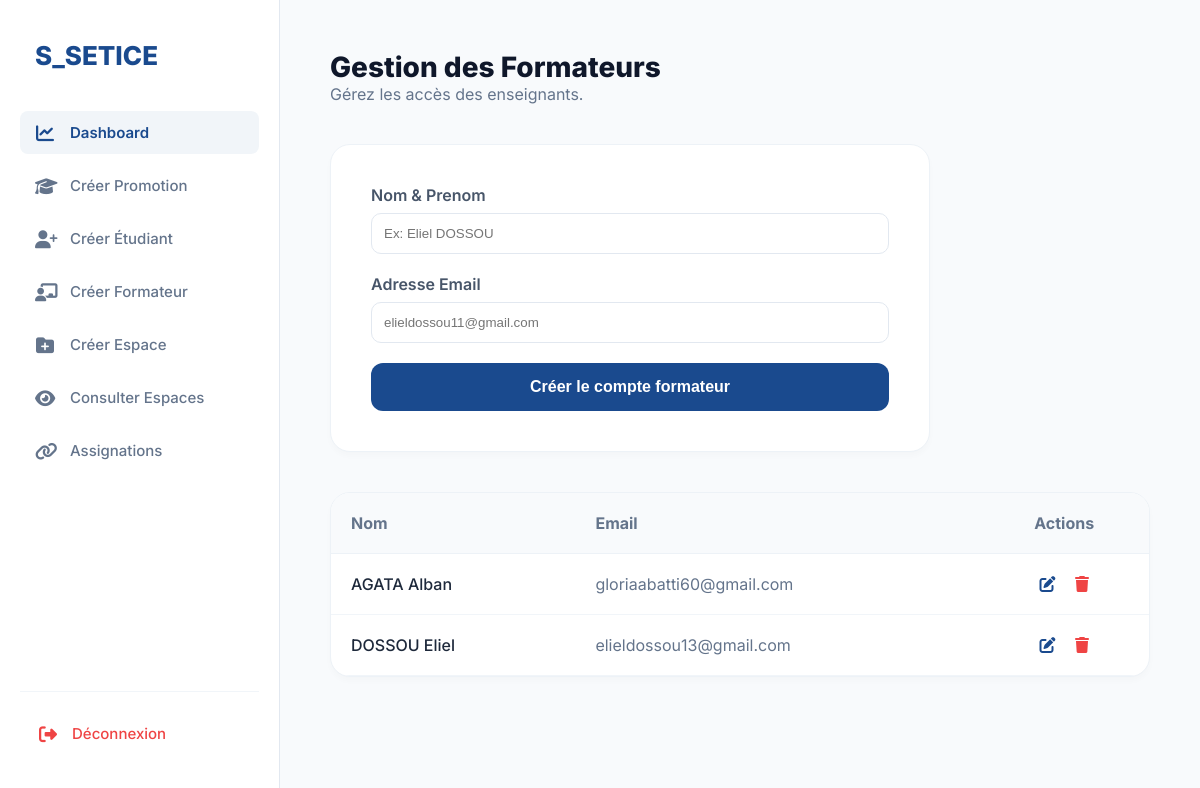
Before: /views/formateurs.php with the older database file.
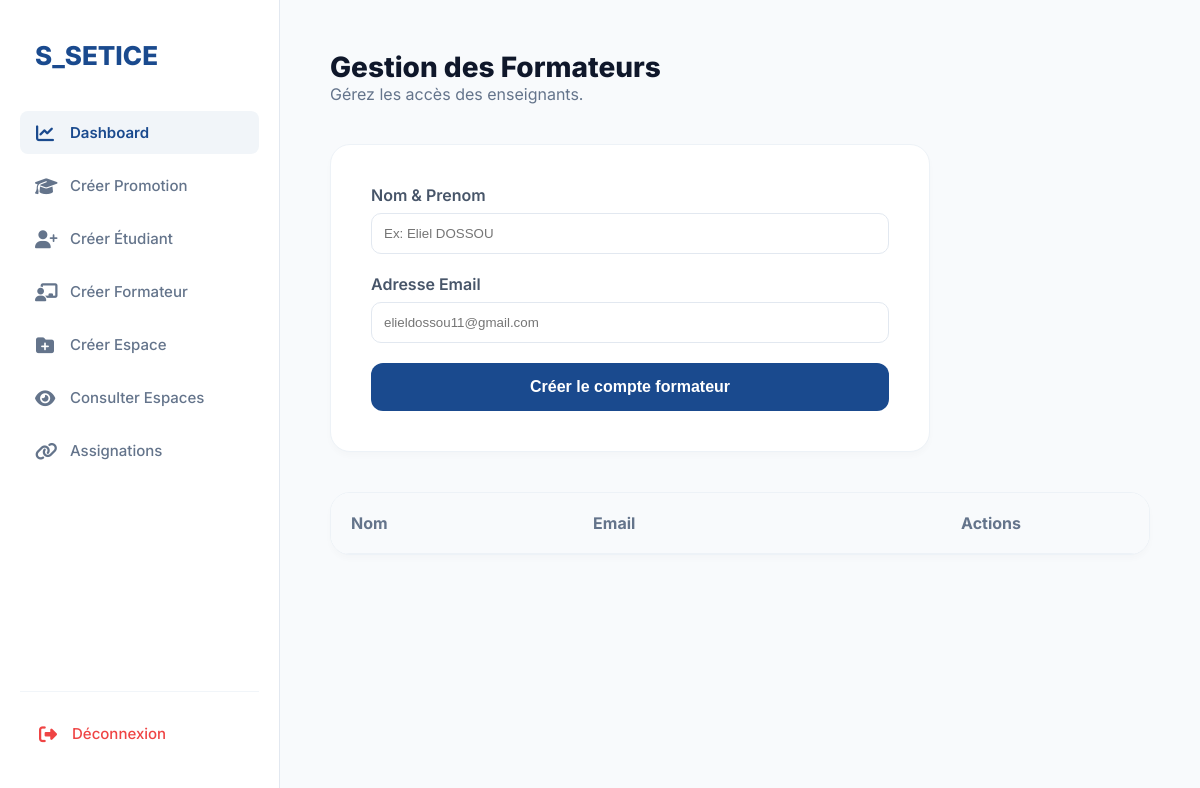
After: the same page with the newer database file.
### tables this page shows
CREATE TABLE `formateurs` (
  `id` INT NOT NULL AUTO_INCREMENT,
  `nom` VARCHAR(100) NOT NULL,
  `email` VARCHAR(150) NOT NULL,
  `mot_de_passe` VARCHAR(255) NOT NULL,
  `created_at` DATETIME NOT NULL DEFAULT CURRENT_TIMESTAMP,
  PRIMARY KEY (`id`),
  UNIQUE KEY `email` (`email`)
);

### views/formateurs.php (the view, shortened to what this page needs)
<?php
require_once('../config/db.php');
$formateurs = $pdo->query("SELECT * FROM formateurs ORDER BY nom ASC")->fetchAll();
?>
<!DOCTYPE html>
<html lang="fr">
<head>
    <link rel="stylesheet" href="https://cdnjs.cloudflare.com/ajax/libs/font-awesome/6.4.0/css/all.min.css">
    <link rel="stylesheet" href="../assets/css/style.css">
</head>
<body style="margin:0; font-family:'Inter', sans-serif; background:#f8fafc;">
    <?php include('../includes/sidebar.php'); ?>
    <main style="margin-left: 280px; padding: 50px;">
        <header style="margin-bottom: 40px;">
            <h1 style="font-size: 28px; font-weight: 800; color: #0f172a;">Gestion des Formateurs</h1>
            <p style="color: #64748b;">Gérez les accès des enseignants.</p>
        </header>
        <div style="background: white; padding: 40px; border-radius: 20px; box-shadow: 0 4px 6px rgba(0,0,0,0.02); max-width: 600px; border: 1px solid #edf2f7;">
            <form action="../actions/formateur_action.php" method="POST">
                <div style="margin-bottom: 20px;">
                    <label style="display:block; margin-bottom:8px; font-weight:600; color:#475569;">Nom & Prenom</label>
                    <input type="text" name="nom" placeholder="Ex: Eliel DOSSOU" required style="width:100%; padding:12px; border:1px solid #e2e8f0; border-radius:10px; outline:none;">
                </div>
                <div style="margin-bottom: 20px;">
                    <label style="display:block; margin-bottom:8px; font-weight:600; color:#475569;">Adresse Email</label>
                    <input type="email" name="email" placeholder="elieldossou11@gmail.com" required style="width:100%; padding:12px; border:1px solid #e2e8f0; border-radius:10px;">
                </div>
                <button type="submit" style="background:#1a4a8e; color:white; border:none; padding:15px 30px; border-radius:12px; cursor:pointer; font-weight:600; width:100%; font-size:16px;">
                    Créer le compte formateur
                </button>
            </form>
        </div>
        <div style="background: white; border-radius: 20px; border: 1px solid #edf2f7; margin-top: 40px; overflow: hidden; box-shadow: 0 4px 6px rgba(0,0,0,0.02);">
            <table style="width: 100%; border-collapse: collapse; text-align: left;">
                <thead>
                    <tr style="background: #f8fafc; border-bottom: 1px solid #edf2f7;">
                        <th style="padding: 20px; color: #64748b;">Nom</th>
                        <th style="padding: 20px; color: #64748b;">Email</th>
                        <th style="padding: 20px; color: #64748b; text-align: center;">Actions</th>
                    </tr>
                </thead>
                <tbody>
                    <?php foreach($formateurs as $f): ?>
                    <tr style="border-bottom: 1px solid #f1f5f9;">
                        <td style="padding: 20px; font-weight: 500;"><?= htmlspecialchars($f['nom']) ?></td>
                        <td style="padding: 20px; color: #64748b;"><?= htmlspecialchars($f['email']) ?></td>
                        <td style="padding: 20px; text-align: center;">
                            <a href="edit_formateur.php?id=<?= $f['id'] ?>" style="color: #1a4a8e; margin-right: 15px;"><i class="fas fa-edit"></i></a>
                            <a href="../actions/delete_action.php?type=formateur&id=<?= $f['id'] ?>" onclick="return confirm('Supprimer ce formateur ?')" style="color: #ef4444;"><i class="fas fa-trash"></i></a>
                        </td>
                    </tr>
                    <?php endforeach; ?>
                </tbody>
            </table>
        </div>
    </main>
</body>
</html>

### includes/sidebar.php (shortened to what this page needs)
<aside class="sidebar">
    <div class="logo-section"><h2>S_SETICE</h2></div>
    <nav class="sidebar-menu">
        <ul>
    <li><a href="dashboard.php" class="nav-item active"><i class="fas fa-chart-line"></i> Dashboard</a></li>
    <li><a href="promotions.php" class="nav-item"><i class="fas fa-graduation-cap"></i> Créer Promotion</a></li>
    <li><a href="etudiants.php" class="nav-item"><i class="fas fa-user-plus"></i> Créer Étudiant</a></li>
    <li><a href="formateurs.php" class="nav-item"><i class="fas fa-chalkboard-teacher"></i> Créer Formateur</a></li>
    <li><a href="espaces.php" class="nav-item"><i class="fas fa-folder-plus"></i> Créer Espace</a></li>
    <li><a href="consulter_espaces.php" class="nav-item"><i class="fas fa-eye"></i> Consulter Espaces</a></li>
    <li><a href="assignation_globale.php" class="nav-item"><i class="fas fa-link"></i> Assignations</a></li>
</ul>
    </nav>
    <div class="sidebar-footer">
    <a href="../actions/logout.php" class="nav-item logout-item">
        <i class="fas fa-sign-out-alt"></i> Déconnexion
    </a>
</div>
</aside>

### assets/css/style.css (style rules this page uses)
:root { --primary: #1a4a8e; --bg-body: #f8f9fc; --sidebar-white: #ffffff; --text-grey: #6c757d; }
* { box-sizing: border-box; margin: 0; padding: 0; }
body { font-family: 'Inter', sans-serif; background-color: #f8fafc; color: #1e293b; }
.sidebar { width: 280px; height: 100vh; background: white; border-right: 1px solid #e2e8f0; position: fixed; padding: 30px 20px; }
.logo-section h2 { color: #1a4a8e; font-size: 24px; font-weight: 800; margin-bottom: 40px; }
.sidebar-menu ul { list-style: none; }
.sidebar-menu li { margin-bottom: 10px; }
.sidebar-menu a { display: flex; align-items: center; padding: 12px 15px; color: #64748b; text-decoration: none; border-radius: 8px; transition: 0.3s; }
.sidebar-menu a i { margin-right: 15px; font-size: 18px; }
.sidebar-menu a:hover, .sidebar-menu a.active { background: #f1f5f9; color: #1a4a8e; font-weight: 600; }

### includes/sidebar.php (style rules this page uses)
:root { --active-bg: #f1f5f9; --primary-blue: #1a4a8e; --text-muted: #64748b; }
.sidebar { width: 280px; height: 100vh; background: #ffffff; position: fixed; left: 0; top: 0; display: flex; flex-direction: column; padding: 40px 20px; border-right: 1px solid #e2e8f0; box-sizing: border-box; z-index: 1000; }
.logo-section { margin-bottom: 40px; padding-left: 15px; }
.logo-section h2 { font-family: 'Inter', sans-serif; font-weight: 800; color: var(--primary-blue); font-size: 26px; margin:0; }
.sidebar-menu ul { list-style: none; padding: 0; }
.nav-item { display: flex; align-items: center; padding: 12px 18px; color: var(--text-muted); text-decoration: none; border-radius: 12px; margin-bottom: 5px; transition: all 0.2s ease; font-weight: 500; font-size: 15px; }
.nav-item i { margin-right: 14px; font-size: 18px; width: 20px; text-align: center; }
.nav-item:hover, .nav-item.active { background: var(--active-bg); color: var(--primary-blue); font-weight: 600; }
.sidebar-footer { margin-top: auto; padding-top: 20px; border-top: 1px solid #f1f5f9; }
.logout-item { color: #ef4444; }

Changed rows visible on the page:
removed formateurs: nom "AGATA Alban", email "gloriaabatti60@gmail.com"
removed formateurs: nom "DOSSOU Eliel", email "elieldossou13@gmail.com"
